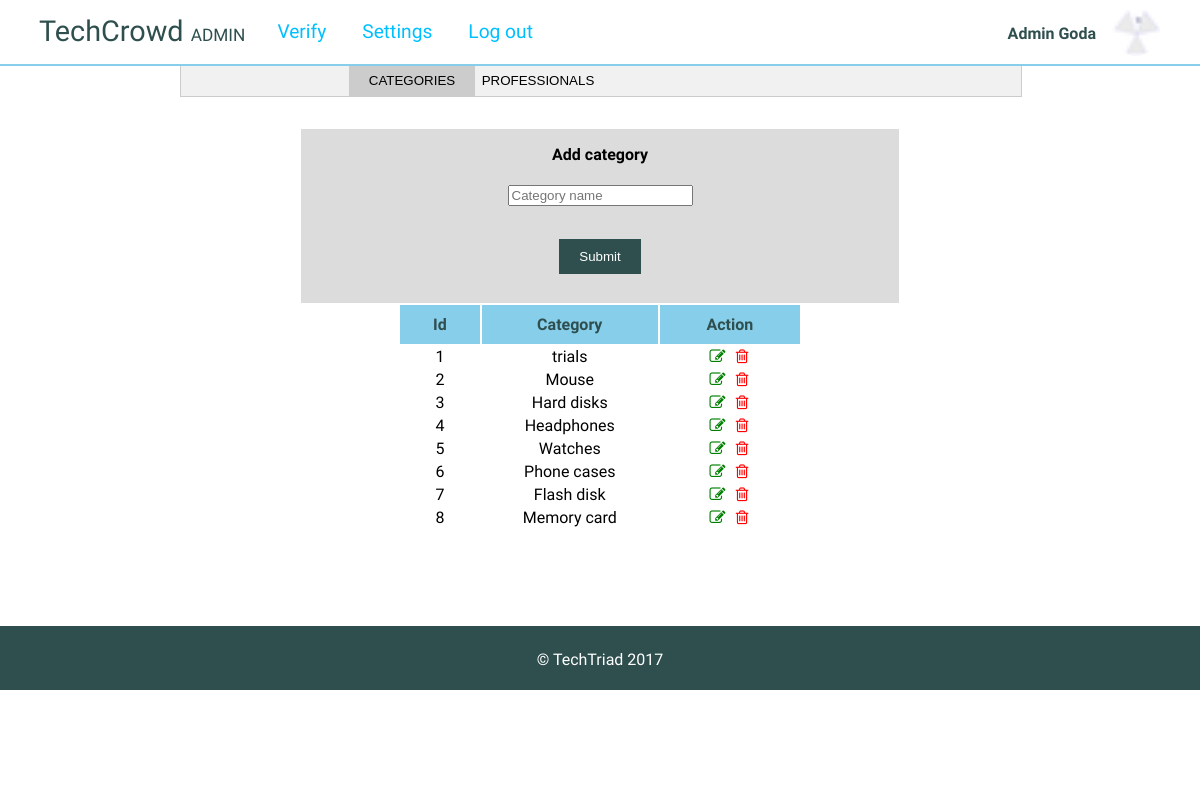
Page /admin/adminsettings.php (signed in) on the earlier database version.
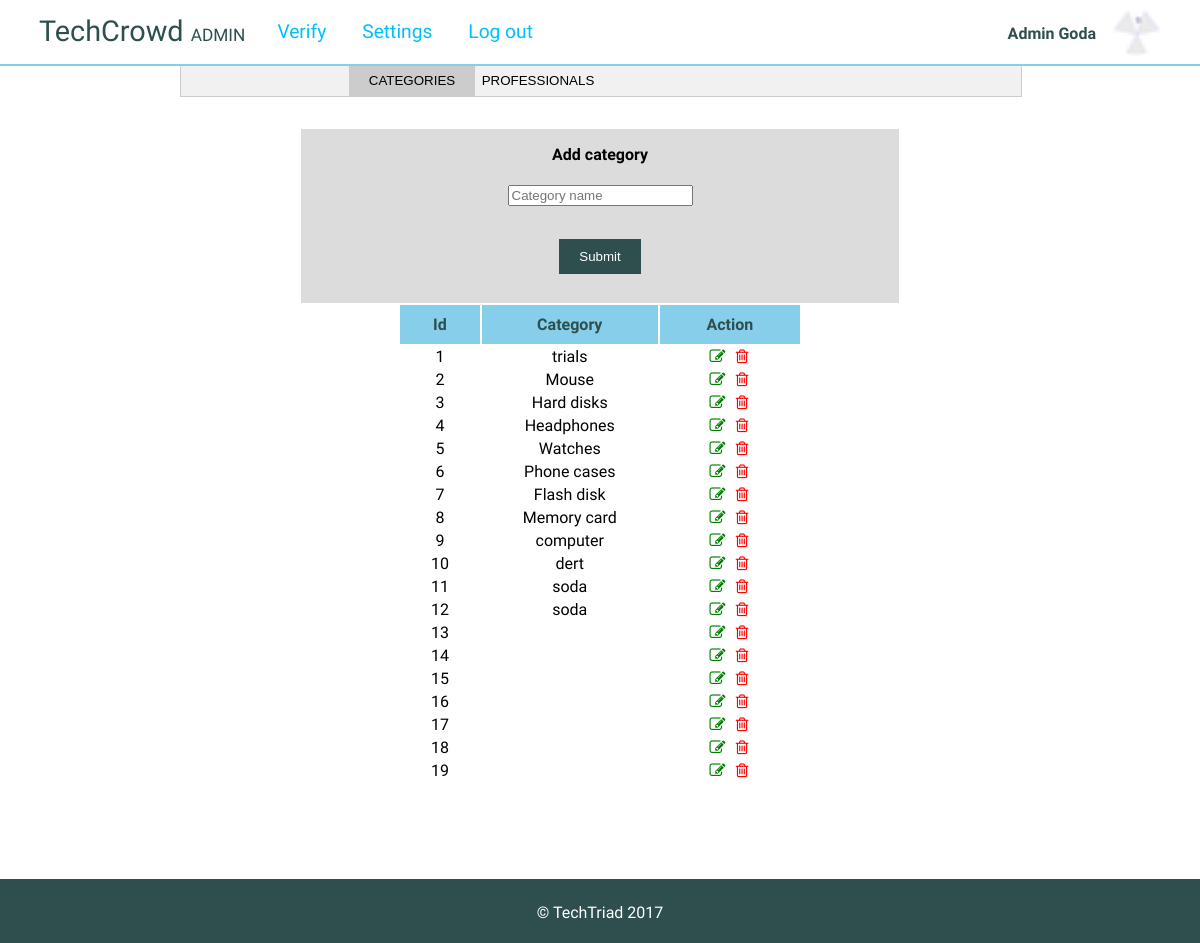
Same page on the later database version.
### tables this page shows
CREATE TABLE `categories` (
  `id` int(10) UNSIGNED NOT NULL,
  `category` varchar(191) NOT NULL,
  `created_at` timestamp NULL DEFAULT NULL,
  `updated_at` timestamp NULL DEFAULT NULL
);

### app/start.php (called while the page is built, shortened)
<?php
$host = 'localhost';
$username = 'root';
$password = '';
$database = 'techcrowd2';
require 'DatabaseSchema.php';
$db = new DatabaseSchema($host, $username, $password, $database);

### app/DatabaseSchema.php (called while the page is built, shortened)
<?php
class DatabaseSchema
{
    private $link;
    public function __construct($host, $username, $password, $database){
        $this->link = new mysqli($host, $username, $password, $database);
    }
    public function query($query) {
        $result = mysqli_query($this->link, $query);
        return $result;
    }
}

### admin/adminsettings.php (the view, shortened to what this page needs)
<?php include 'adminnavbar.php';
?>
<div class="content">
    <div class="tab">
        <button class="tablinks" onclick="openTabs(event, 'categories')" id="defaultOpen">CATEGORIES</button>
        <button class="tablinks" onclick="openTabs(event, 'professionals')">PROFESSIONALS</button>
    </div>
    <div id="categories" class="tabcontent">
        <center>
            <div class="upload" style="text-align: center;">
                <form method="post" action="adminsettings.php">
                    <h4>Add category</h4>
                    <input type="text" placeholder="Category name" name="catname" required><br><br>
                    <input type="submit" name="submitcat">
                </form>
            </div>
        </center>
        <?php $categories = $db->query("SELECT * FROM categories"); ?>
        <table style="width: 50%; margin: auto;">
            <tr>
                <th>Id</th>
                <th>Category</th>
                <th>Action</th>
            </tr>
            <?php foreach ($categories as $cat): ?>
            <tr>
                <td>
                    <?php echo $cat['id']; ?>
                </td>
                <td>
                    <?php echo $cat['category']; ?>
                </td>
                <td><span class="fa fa-fw fa-edit" style="color: green;" onclick="editProduct()"></span>     <span class="fa fa-fw fa-trash-o"  style="color: red;" onclick="removeCat('<?php echo $cat['id']; ?>', '<?php echo $cat['category']; ?>')"></span></td>
            </tr>
            <?php endforeach; ?>
        </table>
    </div>
</div>
</body>
<?php include_once VIEW_ROOT . 'layouts/footer.php';
?>

### app/views/layouts/appheader.php (shortened to what this page needs)
<!DOCTYPE html>
<html>
<head>
    <link rel="stylesheet" href="https://cdnjs.cloudflare.com/ajax/libs/font-awesome/4.7.0/css/font-awesome.min.css">
    <link rel="stylesheet" href="<?php echo ASSETS . 'css/font awesome/css/font-awesome.min.css'; ?>">
    <link type="text/css" rel="stylesheet" href="<?php echo ASSETS . 'css/main.css'?>" />
</head>
<body>

### admin/adminnavbar.php (shortened to what this page needs)
<?php
include_once '../app/start.php';
include VIEW_ROOT . 'layouts/appheader.php';
$adminq = $db->query("SELECT * FROM admins");
$admindeets = $adminq->fetch_assoc();
?>
    <body>
    <header>
        <a href="<?php echo BASE_URL; ?>" id="title">TechCrowd <span id="subtitle">ADMIN</span></a>
        <div id="links">
            <a href="admin.php">Verify</a>
            <a href="adminsettings.php" >Settings</a>
            <a href="<?php echo BASE_URL . 'auth/auth.php?logout=true' ?>" id="logout">Log out</a>
        </div>
        <div class="account">
            <p><?php echo $admindeets['firstname'] . ' ' . $admindeets['lastname']; ?></p>
            <img src="<?php echo ASSETS . 'images/favicon.ico'; ?>"/>
        </div>
    </header>

### app/views/layouts/footer.php (shortened to what this page needs)
<div style="position: fixed; bottom: 0; z-index: -1;">
<center>For Students, By Students...</center>
</div>
<div id='particle'>
    <div id="overlay">
        <p>&copy TechTriad 2017</p>
    </div>
</div>
</body>
</html>

### assets/css/main.css (style rules this page uses)
html { padding: 0; margin: 0; width: 100%; height: 100%; background-color: white; }
* { transition: all .5s ease; }
body { width: inherit; height: inherit; padding: 0; margin: 0; overflow-x: hidden; font-family: 'Quicksand', "Arial Regular", sans-serif; background-color: white; }
header { width: inherit; height: 4em; background-color: white; overflow: hidden; display: inline-block; border-bottom: 2px solid skyblue; position: fixed; z-index: 6; }
header #title { width: auto; height: inherit; float: left; display: block; color: darkslategray; text-align: center; padding: 14px 16px; text-decoration: none; font-size: 1.8em; margin-left: 0.8em; }
header #links { float: left; height: inherit; display: inline; }
header #links a { width: auto; height: inherit; display: inline-flex; color: deepskyblue; text-align: center; padding: 20px 16px 14px 16px; text-decoration: none; font-size: 1.2em; }
header .account { height: inherit; float: right; display: inline-flex; padding-top: 0.5em; }
header .account p { color: darkslategray; font-weight: bold; margin-left: 1em; margin-right: 1em; }
header .account img { width: 3em; height: 3em; border-radius: 50%; margin-right: 2.5em; }
.content { height: auto; width: 70%; padding: 0 0 2em 0; margin: auto; background-color: transparent; }
table { padding-top: 5em; width: 100%; height: auto; text-align: center; }
table th { padding: 10px 15px; background-color: skyblue; color: darkslategray; }
.content input[type='submit'] { padding: 10px 20px; margin: 1em; border-style: none; background-color: darkslategray; color: white; float: right; }
#subtitle { font-size: 0.6em; }
div.tab { overflow: hidden; border: 1px solid #ccc; background-color: #f1f1f1; padding: 0 20% 0 20%; width: 60%; display: inline-flex; z-index: 5; }
div.tab button { background-color: inherit; float: left; border: none; outline: none; cursor: pointer; width: 25%; padding: 8px 0; text-align: center; transition: 0.3s; }
div.tab button.active { background-color: #ccc; }
.tabcontent { display: none; padding: 2em 1em; border-top: none; }
.tabcontent { -webkit-animation: fadeEffect 1s; animation: fadeEffect 1s; }
.tabcontent .upload { width: 70%; height: auto; display: block; margin: auto; background-color: gainsboro; padding: 1em; text-align: center; }
.tabcontent .upload h4 { margin-top: 0; }
.tabcontent .upload input[type='submit'] { float: none; }
#particle { background-color: darkslategray; height: 4em; width: 100%; position: relative; bottom: 0; float: left; margin-top: 2em; }
#overlay { color: white; position: relative; text-align: center; margin-top: 1.5em; background-color: inherit; }

### app/views/layouts/appheader.php (style rules this page uses)
header { background: rgba(255, 255, 255, 0.8); }
table { padding-top: 0em; width: 100%; height: auto; text-align: center; }

Differences in the rows shown:
added categories: id "9", category "computer"
added categories: id "10", category "dert"
added categories: id "11", category "soda"
added categories: id "12", category "soda"
added categories: id "13"
added categories: id "14"
added categories: id "15"
added categories: id "16"
added categories: id "17"
added categories: id "18"
added categories: id "19"
